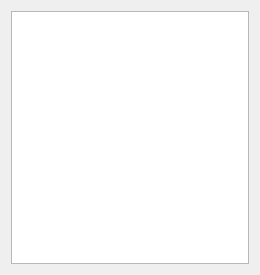
<?xml version="1.0" encoding="UTF-8"?>
<ui version="4.0">
 <class>Widget</class>
 <widget class="QWidget" name="Widget">
  <property name="geometry">
   <rect>
    <x>0</x>
    <y>0</y>
    <width>260</width>
    <height>275</height>
   </rect>
  </property>
  <property name="windowTitle">
   <string>Widget</string>
  </property>
  <layout class="QVBoxLayout" name="verticalLayout">
   <item>
    <widget class="QListWidget" name="listWidget"/>
   </item>
  </layout>
 </widget>
 <resources/>
 <connections/>
</ui>
